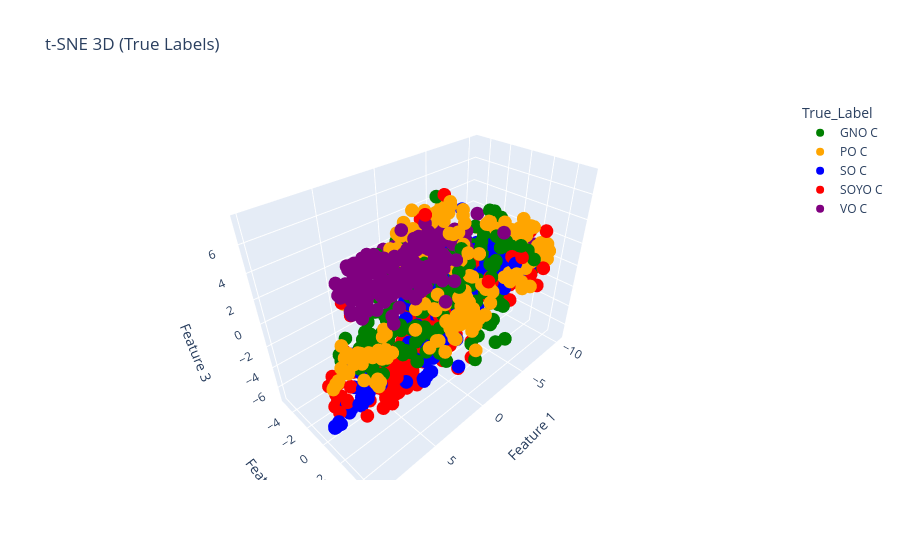

Notebook code cell kept with this figure:
### Code cell
palette = {
    "SO C": "blue",
    "PO C": "orange",
    "GNO C": "green",
    "SOYO C": "red",
    "VO C": "purple"
}

# Add TRUE labels to 3D t-SNE
tsne_3d_data["True_Label"] = y.values

fig = px.scatter_3d(
    tsne_3d_data,
    x="Feature 1",
    y="Feature 2",
    z="Feature 3",
    color="True_Label",
    color_discrete_map=palette,
    title="t-SNE 3D (True Labels)"
)
fig.write_image(r"Images\K-Means Clusters\tsne_3d_chips_plot.jpg")
fig.show()

### Figure 1 — Plotly figure (JSON) as saved in the notebook; plotly's stock layout.template omitted (floating-point values rounded to 4 significant figures; data arrays with more than 128 entries replaced by an {"elided": "..."} marker saying what was removed)
{"data": [{"hovertemplate": "True_Label=GNO C<br>Feature 1=%{x}<br>Feature 2=%{y}<br>Feature 3=%{z}<extra></extra>", "legendgroup": "GNO C", "marker": {"color": "green", "symbol": "circle"}, "mode": "markers", "name": "GNO C", "scene": "scene", "showlegend": true, "type": "scatter3d", "x": {"elided": "180 float values"}, "y": {"elided": "180 float values"}, "z": {"elided": "180 float values"}}, {"hovertemplate": "True_Label=PO C<br>Feature 1=%{x}<br>Feature 2=%{y}<br>Feature 3=%{z}<extra></extra>", "legendgroup": "PO C", "marker": {"color": "orange", "symbol": "circle"}, "mode": "markers", "name": "PO C", "scene": "scene", "showlegend": true, "type": "scatter3d", "x": {"elided": "180 float values"}, "y": {"elided": "180 float values"}, "z": {"elided": "180 float values"}}, {"hovertemplate": "True_Label=SO C<br>Feature 1=%{x}<br>Feature 2=%{y}<br>Feature 3=%{z}<extra></extra>", "legendgroup": "SO C", "marker": {"color": "blue", "symbol": "circle"}, "mode": "markers", "name": "SO C", "scene": "scene", "showlegend": true, "type": "scatter3d", "x": {"elided": "180 float values"}, "y": {"elided": "180 float values"}, "z": {"elided": "180 float values"}}, {"hovertemplate": "True_Label=SOYO C<br>Feature 1=%{x}<br>Feature 2=%{y}<br>Feature 3=%{z}<extra></extra>", "legendgroup": "SOYO C", "marker": {"color": "red", "symbol": "circle"}, "mode": "markers", "name": "SOYO C", "scene": "scene", "showlegend": true, "type": "scatter3d", "x": {"elided": "180 float values"}, "y": {"elided": "180 float values"}, "z": {"elided": "180 float values"}}, {"hovertemplate": "True_Label=VO C<br>Feature 1=%{x}<br>Feature 2=%{y}<br>Feature 3=%{z}<extra></extra>", "legendgroup": "VO C", "marker": {"color": "purple", "symbol": "circle"}, "mode": "markers", "name": "VO C", "scene": "scene", "showlegend": true, "type": "scatter3d", "x": {"elided": "180 float values"}, "y": {"elided": "180 float values"}, "z": {"elided": "180 float values"}}], "layout": {"legend": {"title": {"text": "True_Label"}, "tracegroupgap": 0}, "scene": {"domain": {"x": [0, 1], "y": [0, 1]}, "xaxis": {"title": {"text": "Feature 1"}}, "yaxis": {"title": {"text": "Feature 2"}}, "zaxis": {"title": {"text": "Feature 3"}}}, "title": {"text": "t-SNE 3D (True Labels)"}}}
